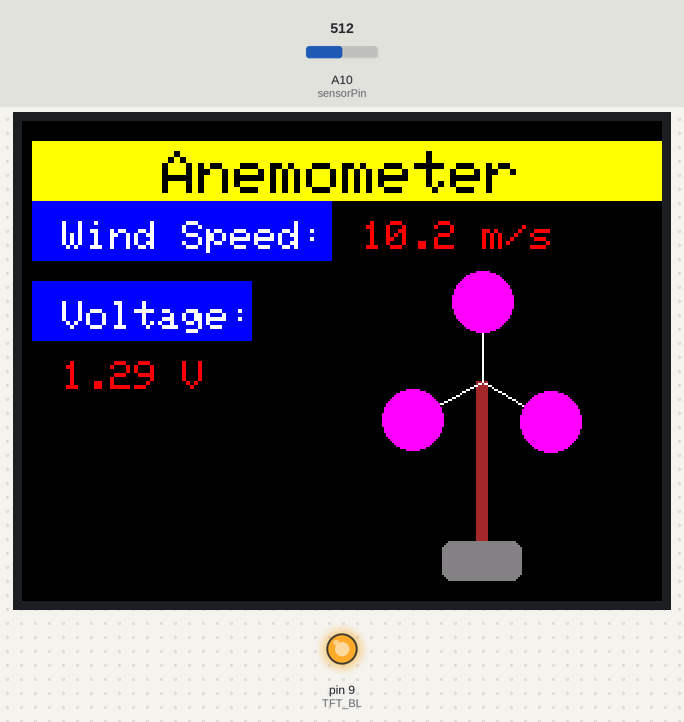
The sketch below on a simulated Arduino Mega 2560, built with avr-gcc and run on an emulated ATmega2560. Parts: 320×240 colour display, output pins drawn as LEDs (lit = HIGH). The inputs (shaded band) are chosen by the test bench; at power-on: A10 (sensorPin) = 512. What the sketch prints to the serial monitor is not drawn.

Above: at 1.4 s.
1.5 s: A10 (sensorPin) set to 350
At 3.3 s:
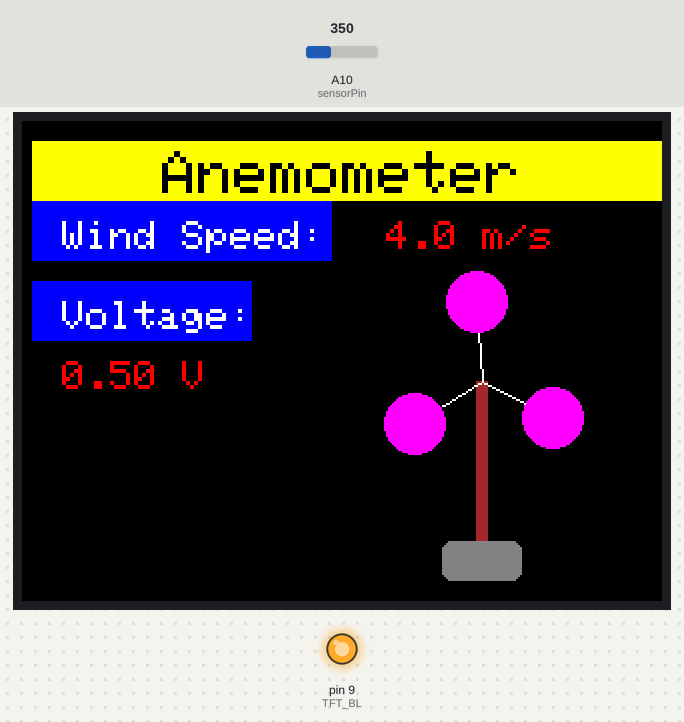
3.6 s: A10 (sensorPin) set to 511
At 4.04 s:
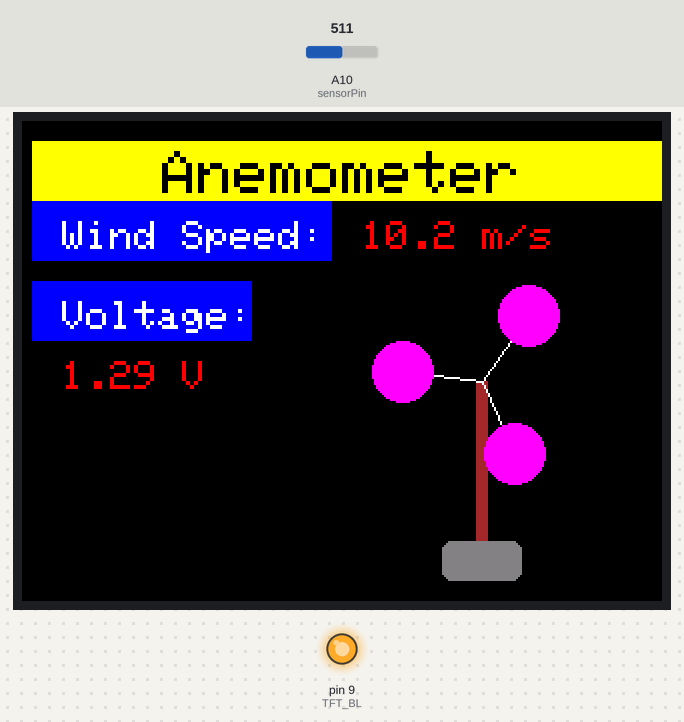
5.2 s: A10 (sensorPin) set to 306
At 7.0 s:
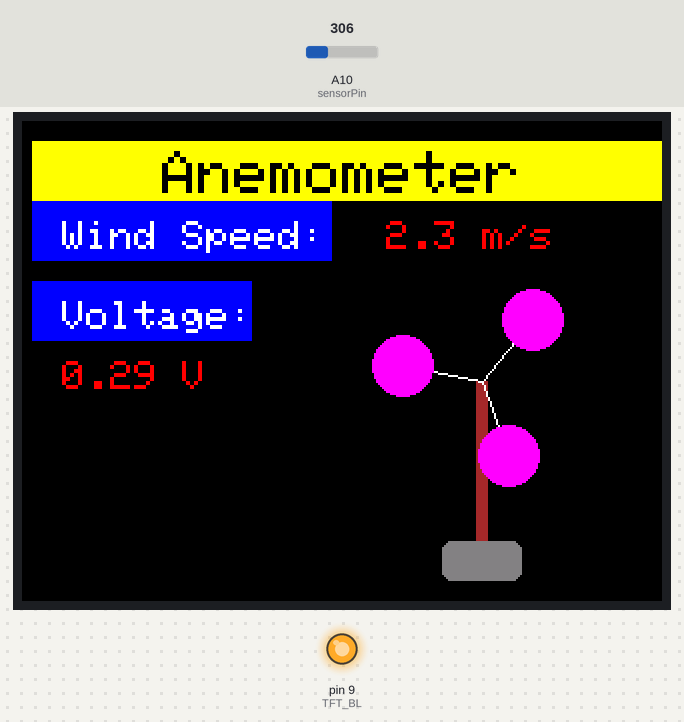
Timing chart, 0 to 8.5 s (numbered marks = the images above; inputs shaded):
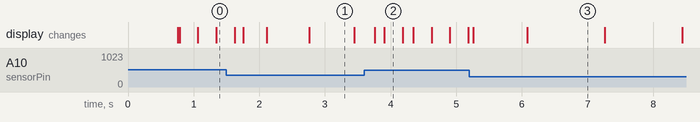

The sketch:

anemotft.ino
```cpp
#include <SPI.h>
#include <Adafruit_GFX.h>
#include <Adafruit_ST7789.h>
#include <TimerOne.h>
#include <TimerThree.h>
#include <math.h>

#define TFT_CS 53
#define TFT_RST 8
#define TFT_DC 7
#define TFT_BL 9

Adafruit_ST7789 tft = Adafruit_ST7789(TFT_CS, TFT_DC, TFT_RST);

#define sensorPin A10
const float vRef = 5.0;
const float fullScale = 30.0;
const float zeroWindVoltage = 1.21;

#define CENTER_X 230
#define CENTER_Y 170
#define POLE_WIDTH 6
#define POLE_HEIGHT 80
#define BASE_WIDTH 40
#define BASE_HEIGHT 20
#define ARM_LENGTH 40
#define CUP_RADIUS 15

#define BLACK     0x0000
#define WHITE     0xFFFF
#define RED       0xF800
#define GREEN     0x07E0
#define BLUE      0x001F
#define YELLOW    0xFFE0
#define CYAN      0x07FF
#define MAGENTA   0xF81F
#define ORANGE    0xFD20
#define PURPLE    0x780F
#define PINK      0xF81F
#define GRAY      0x8410
#define BROWN     0xA145
#define GOLD      0xFEA0
#define SILVER    0xC618
#define NAVY      0x000F
#define TEAL      0x0410
#define MAROON    0x8000

volatile float angle = 0;
volatile float windSpeed = 0;
float voltage = 0;
float lastVoltage = -1;
float lastWindSpeed = -1;

int oldX[3], oldY[3];

void setup() {
  Serial.begin(9600);
  tft.init(240, 320);
  tft.setRotation(1);
  tft.fillScreen(BLACK);
  pinMode(TFT_BL, OUTPUT);
  digitalWrite(TFT_BL, HIGH);

  tft.fillRect(5, 10, 320, 30, ST77XX_YELLOW);
  tft.setTextSize(3);
  tft.setTextColor(BLACK);
  tft.setCursor(70, 15);
  tft.print("Anemometer");

  tft.setTextColor(WHITE);
  tft.fillRect(5, 40, 150, 30, ST77XX_BLUE);
  tft.setCursor(20, 50);
  tft.setTextSize(2);
  tft.print("Wind Speed:");
  tft.fillRect(5, 80, 110, 30, ST77XX_BLUE);
  tft.setTextSize(2);
  tft.setCursor(20, 90);
  tft.print("Voltage:");

  drawBaseAndPole();

  Timer1.initialize(500000);
  Timer1.attachInterrupt(readSensor);

  Timer3.initialize(20000);
  Timer3.attachInterrupt(animateCups);
}

void loop() {}

void readSensor() {
  int adc = analogRead(sensorPin);
  voltage = adc * (vRef / 1023.0);
  voltage = constrain(voltage, 1.0, 5.0);

  float effectiveVoltage = voltage - zeroWindVoltage;
  if (effectiveVoltage < 0) effectiveVoltage = 0;

  windSpeed = (effectiveVoltage / (4.0 - (zeroWindVoltage - 1.0))) * fullScale;
  if (windSpeed < 0.3) windSpeed = 0;

  Serial.print("Voltage: ");
  Serial.print(voltage, 2);
  Serial.print(" V | Wind: ");
  Serial.println(windSpeed, 2);

  if (abs(voltage - lastVoltage) > 0.01) {
    char buf[8];
    tft.setTextColor(BLACK);
    tft.setCursor(20, 120);
    dtostrf(lastVoltage - zeroWindVoltage, 4, 2, buf);
    tft.print(buf);
    tft.print(" V");

    tft.setTextColor(RED);
    tft.setCursor(20, 120);
    dtostrf(effectiveVoltage, 4, 2, buf);
    tft.print(buf);
    tft.print(" V");

    lastVoltage = voltage;
  }

  if (abs(windSpeed - lastWindSpeed) > 0.1) {
    char buf[8];
    tft.setTextColor(BLACK);
    tft.setCursor(170, 50);
    dtostrf(lastWindSpeed, 4, 1, buf);
    tft.print(buf);
    tft.print(" m/s");

    tft.setTextColor(RED);
    tft.setCursor(170, 50);
    dtostrf(windSpeed, 4, 1, buf);
    tft.print(buf);
    tft.print(" m/s");

    lastWindSpeed = windSpeed;
  }
}

void animateCups() {
  static float lastAngle = -999;
  float step = windSpeed * 0.3;
  if (step < 0.01) return;

  angle += step;
  if (angle >= 360) angle -= 360;

  if (abs(angle - lastAngle) < 40.0) return;

  for (int i = 0; i < 3; i++) {
    float prevAngle = lastAngle + i * 120;
    float prevRad = radians(prevAngle);
    int px = CENTER_X + cos(prevRad) * ARM_LENGTH;
    int py = CENTER_Y - POLE_HEIGHT / 2 - sin(prevRad) * ARM_LENGTH;

    tft.drawLine(CENTER_X, CENTER_Y - POLE_HEIGHT / 2, px, py, BLACK);
    tft.fillCircle(px, py, CUP_RADIUS + 1, BLACK);
  }

  drawPoleOnly();

  for (int i = 0; i < 3; i++) {
    float newAngle = angle + i * 120;
    float rad = radians(newAngle);
    int x = CENTER_X + cos(rad) * ARM_LENGTH;
    int y = CENTER_Y - POLE_HEIGHT / 2 - sin(rad) * ARM_LENGTH;

    tft.drawLine(CENTER_X, CENTER_Y - POLE_HEIGHT / 2, x, y, WHITE);
    tft.fillCircle(x, y, CUP_RADIUS, PINK);

    oldX[i] = x;
    oldY[i] = y;
  }

  lastAngle = angle;
}

void drawBaseAndPole() {
  tft.fillRoundRect(CENTER_X - BASE_WIDTH / 2, CENTER_Y + POLE_HEIGHT / 2,
                    BASE_WIDTH, BASE_HEIGHT, 5, GRAY);
  drawPoleOnly();
}

void drawPoleOnly() {
  tft.fillRect(CENTER_X - POLE_WIDTH / 2, CENTER_Y - POLE_HEIGHT / 2,
               POLE_WIDTH, POLE_HEIGHT, BROWN);
}
```

Measured:
- what the display in image 1 shows lasts 0.6 s, from 2.8 s to 3.4 s
- what the display in image 3 shows lasts 1.2 s, from 6.1 s to 7.3 s
